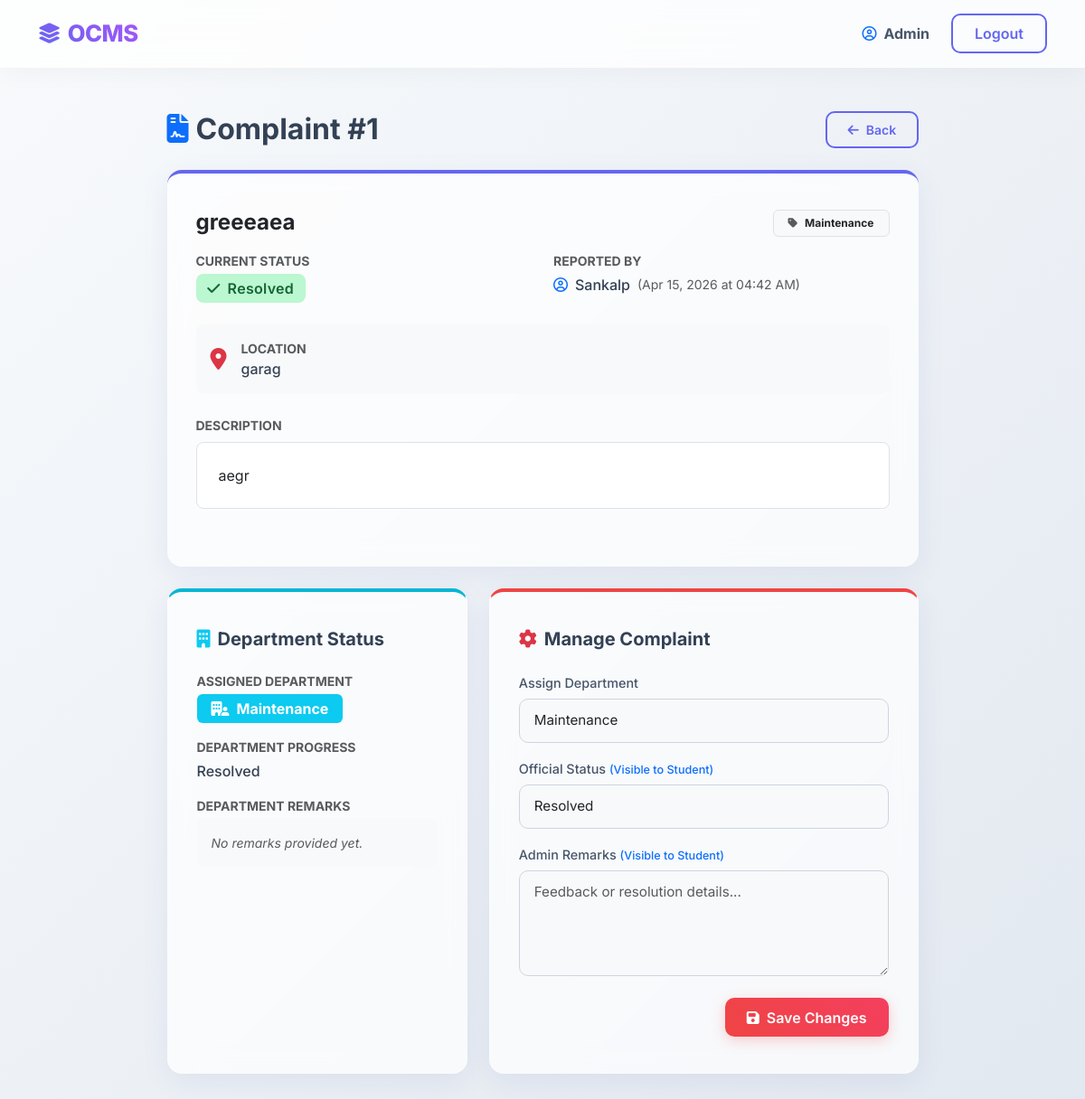
Screenshot of /complaint/1 (signed in) with the database file from the repository.
### app.py (models this page shows, shortened)
class Complaint(db.Model):
    __tablename__ = 'complaints'
    id = db.Column(db.Integer, primary_key=True)
    user_id = db.Column(db.Integer, db.ForeignKey('users.id'), nullable=False)
    title = db.Column(db.String(150), nullable=False)
    category = db.Column(db.String(50), nullable=False)
    description = db.Column(db.Text, nullable=False)
    location = db.Column(db.String(100))
    status = db.Column(db.String(20), default='Pending')
    admin_remarks = db.Column(db.Text)
    assigned_department_id = db.Column(db.Integer, db.ForeignKey('users.id'), nullable=True)
    department_status = db.Column(db.String(20), default='Pending')
    department_remarks = db.Column(db.Text)
    created_at = db.Column(db.DateTime, default=datetime.now)
    updated_at = db.Column(db.DateTime, default=datetime.now, onupdate=datetime.now)

class User(db.Model):
    __tablename__ = 'users'
    id = db.Column(db.Integer, primary_key=True)
    name = db.Column(db.String(100), nullable=False)
    email = db.Column(db.String(120), unique=True, nullable=False)
    password_hash = db.Column(db.String(255), nullable=False)
    role = db.Column(db.String(20), default='user')
    created_at = db.Column(db.DateTime, default=datetime.now)
    complaints = db.relationship('Complaint', foreign_keys='Complaint.user_id', backref='user', lazy=True)
    department_complaints = db.relationship('Complaint', foreign_keys='Complaint.assigned_department_id', backref='department', lazy=True)

### app.py (the view)
    @app.route('/complaint/<int:complaint_id>')
    @login_required()
    def view_complaint(complaint_id):
        c_obj = Complaint.query.get_or_404(complaint_id)
        if session.get('role') == 'user' and c_obj.user_id != session['user_id']:
            flash("No permission to see this.", 'danger')
            return redirect(url_for('user_dashboard'))
        dept_list = []
        if session.get('role') == 'admin':
            dept_list = User.query.filter_by(role='department').all()
        return render_template('complaint_detail.html', complaint=c_obj, departments=dept_list)

### app.py (called while the page is built)
def login_required(role=None):
    def wrapper(func):
        @wraps(func)
        def decorated_view(*args, **kwargs):
            if 'user_id' not in session:
                return redirect(url_for('student_login'))
            if role and session.get('role') != role:
                flash("You aren't authorized to see this.", 'danger')
                return redirect(url_for('index'))
            return func(*args, **kwargs)
        return decorated_view
    return wrapper

### templates/complaint_detail.html (shortened to what this page needs)
{% extends 'base.html' %}
{% block content %}
<div class="row justify-content-center">
  <div class="col-lg-9">
    <div class="d-flex justify-content-between align-items-center mb-4">
      <h2 class="fw-bold mb-0">
        <i class="fa-solid fa-file-contract me-2 text-primary"></i>Complaint #{{ complaint.id }}
      </h2>
      <a href="javascript:history.back()" class="btn btn-sm btn-custom-outline"><i class="fa-solid fa-arrow-left me-2"></i>Back</a>
    </div>
    <div class="glass-card mb-4 border-0" style="border-top: 4px solid var(--primary-color) !important;">
      <div class="d-flex justify-content-between align-items-start mb-3">
        <h4 class="fw-bold mb-0 text-dark">{{ complaint.title }}</h4>
        <span class="badge bg-light text-dark border px-3 py-2"><i class="fa-solid fa-tag me-2 text-muted"></i>{{ complaint.category }}</span>
      </div>
      <div class="row mb-4">
        <div class="col-md-6 mb-2 mb-md-0">
          <p class="mb-1 text-muted small text-uppercase fw-bold">Current Status</p>
          {% if complaint.status == 'Pending' %}
            <span class="badge badge-custom badge-pending fs-6"><i class="fa-regular fa-clock me-2"></i>Pending</span>
          {% elif complaint.status == 'In Progress' %}
            <span class="badge badge-custom badge-info fs-6"><i class="fa-solid fa-arrows-rotate me-2"></i>In Progress</span>
          {% elif complaint.status == 'Resolved' %}
            <span class="badge badge-custom badge-resolved fs-6"><i class="fa-solid fa-check me-2"></i>Resolved</span>
          {% elif complaint.status == 'Rejected' %}
            <span class="badge badge-custom badge-rejected fs-6"><i class="fa-solid fa-xmark me-2"></i>Rejected</span>
          {% else %}
            <span class="badge badge-custom bg-secondary fs-6">{{ complaint.status }}</span>
          {% endif %}
        </div>
        <div class="col-md-6">
          <p class="mb-1 text-muted small text-uppercase fw-bold">Reported By</p>
          <div class="d-flex align-items-center">
            <i class="fa-regular fa-user-circle text-primary me-2"></i>
            <span class="fw-medium">{{ complaint.user.name }}</span>
            <span class="text-muted ms-2 small">({{ complaint.created_at.strftime('%b %d, %Y at %I:%M %p') }})</span>
          </div>
        </div>
      </div>
      {% if complaint.location %}
      <div class="p-3 bg-light rounded-3 mb-4 d-flex align-items-center">
        <i class="fa-solid fa-location-dot text-danger fs-4 me-3"></i>
        <div>
          <div class="small text-muted fw-bold text-uppercase">Location</div>
          <div class="fw-medium">{{ complaint.location }}</div>
        </div>
      </div>
      {% endif %}
      <div class="mb-4">
        <p class="mb-2 text-muted small text-uppercase fw-bold">Description</p>
        <div class="p-4 bg-white rounded-3 border">
          <p class="mb-0 text-dark" style="white-space: pre-wrap;">{{ complaint.description }}</p>
        </div>
      </div>
    </div>
    {% if session.get('role') == 'admin' %}
    <div class="row">
      <div class="col-md-5 mb-4 mb-md-0">
        <div class="glass-card h-100" style="border-top: 4px solid #06b6d4;">
          <h5 class="fw-bold mb-4"><i class="fa-solid fa-building me-2 text-info"></i>Department Status</h5>
          <div class="mb-3">
            <div class="small text-muted fw-bold text-uppercase mb-1">Assigned Department</div>
            <div class="fw-medium">
              {% if complaint.department %}
                <span class="badge bg-info text-white fs-6 px-3 py-2"><i class="fa-solid fa-building-user me-2"></i>{{ complaint.department.name }}</span>
              {% else %}
                <span class="text-muted fst-italic">None Assigned</span>
              {% endif %}
            </div>
          </div>
          <div class="mb-3">
            <div class="small text-muted fw-bold text-uppercase mb-1">Department Progress</div>
            <div class="fw-medium">{{ complaint.department_status }}</div>
          </div>
          <div>
            <div class="small text-muted fw-bold text-uppercase mb-1">Department Remarks</div>
            <div class="p-3 bg-light rounded text-muted small fst-italic">
              {{ complaint.department_remarks or 'No remarks provided yet.' }}
            </div>
          </div>
        </div>
      </div>
      <div class="col-md-7">
        <div class="glass-card h-100" style="border-top: 4px solid #ef4444;">
          <h5 class="fw-bold mb-4"><i class="fa-solid fa-gear me-2 text-danger"></i>Manage Complaint</h5>
          <form method="post" action="{{ url_for('admin_update_complaint', complaint_id=complaint.id) }}">
            <div class="mb-3">
              <label for="assigned_department_id" class="form-label fw-medium">Assign Department</label>
              <select class="form-select bg-light" id="assigned_department_id" name="assigned_department_id">
                {% for dept in departments %}
                <option value="{{ dept.id }}" {% if complaint.assigned_department_id == dept.id %}selected{% endif %}>{{ dept.name }}</option>
                {% endfor %}
              </select>
            </div>
            <div class="mb-3">
              <label for="status" class="form-label fw-medium">Official Status <span class="text-primary small">(Visible to Student)</span></label>
              <select class="form-select bg-light" id="status" name="status">
                <option value="Resolved" {% if complaint.status == 'Resolved' %}selected{% endif %}>Resolved</option>
              </select>
            </div>
            <div class="mb-4">
              <label for="admin_remarks" class="form-label fw-medium">Admin Remarks <span class="text-primary small">(Visible to Student)</span></label>
              <textarea class="form-control bg-light" id="admin_remarks" name="admin_remarks" rows="4" placeholder="Feedback or resolution details...">{{ complaint.admin_remarks or '' }}</textarea>
            </div>
            <div class="text-end">
              <button type="submit" class="btn btn-danger-custom px-4"><i class="fa-solid fa-floppy-disk me-2"></i>Save Changes</button>
            </div>
          </form>
        </div>
      </div>
    </div>
    {% endif %}
  </div>
</div>
{% endblock %}

### templates/base.html (shortened to what this page needs)
<!doctype html>
<html lang="en">
<head>
  <link rel="stylesheet" href="https://cdn.jsdelivr.net/npm/bootstrap@5.3.3/dist/css/bootstrap.min.css">
  <link rel="stylesheet" href="https://cdnjs.cloudflare.com/ajax/libs/font-awesome/6.4.0/css/all.min.css">
  <link rel="stylesheet" href="{{ url_for('static', filename='css/style.css') }}">
</head>
<body>
<nav class="navbar navbar-expand-lg glass-nav mb-5 position-sticky top-0" style="z-index: 1030;">
  <div class="container">
    <a class="navbar-brand d-flex align-items-center" href="{{ url_for('index') }}">
      <i class="fa-solid fa-layer-group me-2" style="font-size: 1.4rem;"></i>
      OCMS
    </a>
    <div class="collapse navbar-collapse" id="navbarNav">
      <ul class="navbar-nav ms-auto align-items-center">
        {% if session.get('user_id') %}
          <li class="nav-item">
            <span class="navbar-text me-4 fw-bold">
              <i class="fa-regular fa-user-circle me-2 text-primary"></i>{{ session.get('user_name') }}
            </span>
          </li>
          <li class="nav-item mt-2 mt-lg-0">
            <a class="btn btn-custom-outline px-4" href="{{ url_for('logout') }}">Logout</a>
          </li>
        {% endif %}
      </ul>
    </div>
  </div>
</nav>
<div class="container fade-in mb-5">
  {% block content %}{% endblock %}
</div>
</body>
</html>

### static/css/style.css (style rules this page uses)
:root { --primary-color: #6366f1; --secondary-color: #a855f7; --bg-gradient-start: #f8fafc; --bg-gradient-end: #e2e8f0; --card-bg: rgba(255, 255, 255, 0.7); --card-border: rgba(255, 255, 255, 0.3); --shadow: 0 8px 32px 0 rgba(31, 38, 135, 0.07); }
body { font-family: 'Inter', sans-serif; background: linear-gradient(135deg, var(--bg-gradient-start), var(--bg-gradient-end)); background-attachment: fixed; min-height: 100vh; color: #334155; }
.glass-card { background: var(--card-bg); backdrop-filter: blur(12px); -webkit-backdrop-filter: blur(12px); border: 1px solid var(--card-border); box-shadow: var(--shadow); border-radius: 16px; padding: 2.5rem 2rem; transition: transform 0.3s ease, box-shadow 0.3s ease; }
.glass-nav { background: rgba(255, 255, 255, 0.75) !important; backdrop-filter: blur(15px); -webkit-backdrop-filter: blur(15px); border-bottom: 1px solid var(--card-border); box-shadow: 0 4px 30px rgba(0, 0, 0, 0.04); padding: 0.8rem 0; }
.glass-nav .navbar-brand { font-weight: 800; background: linear-gradient(45deg, var(--primary-color), var(--secondary-color)); -webkit-background-clip: text; background-clip: text; -webkit-text-fill-color: transparent; font-size: 1.6rem; letter-spacing: -0.5px; }
.glass-nav .nav-link, .glass-nav .navbar-text { color: #475569 !important; font-weight: 500; transition: color 0.3s ease; }
.btn-custom-outline { background: transparent; border: 2px solid var(--primary-color); color: var(--primary-color) !important; border-radius: 10px; padding: 0.5rem 1.4rem; font-weight: 600; transition: all 0.3s ease; }
.btn-danger-custom { background: linear-gradient(45deg, #ef4444, #f43f5e); color: white; border: none; border-radius: 10px; padding: 0.6rem 1.2rem; font-weight: 600; transition: all 0.3s ease; box-shadow: 0 4px 15px rgba(239, 68, 68, 0.25); }
.form-control, .form-select { border-radius: 10px; border: 1px solid #cbd5e1; padding: 0.75rem 1rem; background: rgba(255, 255, 255, 0.85); transition: all 0.3s ease; font-size: 0.95rem; }
.form-label { font-weight: 500; color: #475569; font-size: 0.9rem; margin-bottom: 0.4rem; }
.badge-custom { padding: 0.5em 0.8em; border-radius: 8px; font-weight: 600; font-size: 0.75rem; letter-spacing: 0.3px; }
.badge-resolved { background-color: #bbf7d0; color: #166534; }
.fade-in { animation: fadeIn 0.6s cubic-bezier(0.16, 1, 0.3, 1); }

### rows the page displays
Complaint: id "1", title "greeeaea", category "Maintenance", created_at "Apr 15, 2026 at 04:42 AM", location "garag", description "aegr", department_status "Resolved", department_remarks "No remarks provided yet.", assigned_department_id "Maintenance", status "Resolved"
User: user.name "Sankalp"
User: department.name "Maintenance"

### other values shown
{{ session.get('user_name') }} "Admin"
